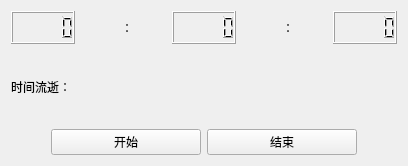
<?xml version="1.0" encoding="UTF-8"?>
<ui version="4.0">
 <class>Widget</class>
 <widget class="QWidget" name="Widget">
  <property name="geometry">
   <rect>
    <x>0</x>
    <y>0</y>
    <width>408</width>
    <height>166</height>
   </rect>
  </property>
  <property name="windowTitle">
   <string>Widget</string>
  </property>
  <layout class="QVBoxLayout" name="verticalLayout">
   <item>
    <layout class="QHBoxLayout" name="horizontalLayout_3">
     <item>
      <widget class="QLCDNumber" name="hour"/>
     </item>
     <item>
      <spacer name="horizontalSpacer_3">
       <property name="orientation">
        <enum>Qt::Horizontal</enum>
       </property>
       <property name="sizeType">
        <enum>QSizePolicy::Fixed</enum>
       </property>
       <property name="sizeHint" stdset="0">
        <size>
         <width>40</width>
         <height>20</height>
        </size>
       </property>
      </spacer>
     </item>
     <item>
      <widget class="QLabel" name="label">
       <property name="text">
        <string>：</string>
       </property>
      </widget>
     </item>
     <item>
      <widget class="QLCDNumber" name="minute"/>
     </item>
     <item>
      <spacer name="horizontalSpacer_4">
       <property name="orientation">
        <enum>Qt::Horizontal</enum>
       </property>
       <property name="sizeType">
        <enum>QSizePolicy::Fixed</enum>
       </property>
       <property name="sizeHint" stdset="0">
        <size>
         <width>40</width>
         <height>20</height>
        </size>
       </property>
      </spacer>
     </item>
     <item>
      <widget class="QLabel" name="label_2">
       <property name="text">
        <string>：</string>
       </property>
      </widget>
     </item>
     <item>
      <widget class="QLCDNumber" name="second"/>
     </item>
    </layout>
   </item>
   <item>
    <spacer name="verticalSpacer_2">
     <property name="orientation">
      <enum>Qt::Vertical</enum>
     </property>
     <property name="sizeType">
      <enum>QSizePolicy::Fixed</enum>
     </property>
     <property name="sizeHint" stdset="0">
      <size>
       <width>10</width>
       <height>20</height>
      </size>
     </property>
    </spacer>
   </item>
   <item>
    <layout class="QHBoxLayout" name="horizontalLayout_4">
     <item>
      <widget class="QLabel" name="text">
       <property name="text">
        <string>时间流逝：</string>
       </property>
      </widget>
     </item>
     <item>
      <widget class="QLabel" name="timeGo">
       <property name="text">
        <string/>
       </property>
      </widget>
     </item>
    </layout>
   </item>
   <item>
    <spacer name="verticalSpacer">
     <property name="orientation">
      <enum>Qt::Vertical</enum>
     </property>
     <property name="sizeType">
      <enum>QSizePolicy::Fixed</enum>
     </property>
     <property name="sizeHint" stdset="0">
      <size>
       <width>20</width>
       <height>20</height>
      </size>
     </property>
    </spacer>
   </item>
   <item>
    <layout class="QHBoxLayout" name="horizontalLayout_2">
     <item>
      <spacer name="horizontalSpacer">
       <property name="orientation">
        <enum>Qt::Horizontal</enum>
       </property>
       <property name="sizeType">
        <enum>QSizePolicy::Fixed</enum>
       </property>
       <property name="sizeHint" stdset="0">
        <size>
         <width>40</width>
         <height>20</height>
        </size>
       </property>
      </spacer>
     </item>
     <item>
      <layout class="QHBoxLayout" name="horizontalLayout">
       <item>
        <widget class="QPushButton" name="start">
         <property name="text">
          <string>开始</string>
         </property>
        </widget>
       </item>
       <item>
        <widget class="QPushButton" name="reset">
         <property name="text">
          <string>结束</string>
         </property>
        </widget>
       </item>
      </layout>
     </item>
     <item>
      <spacer name="horizontalSpacer_2">
       <property name="orientation">
        <enum>Qt::Horizontal</enum>
       </property>
       <property name="sizeType">
        <enum>QSizePolicy::Fixed</enum>
       </property>
       <property name="sizeHint" stdset="0">
        <size>
         <width>40</width>
         <height>20</height>
        </size>
       </property>
      </spacer>
     </item>
    </layout>
   </item>
  </layout>
 </widget>
 <layoutdefault spacing="6" margin="11"/>
 <resources/>
 <connections/>
</ui>
